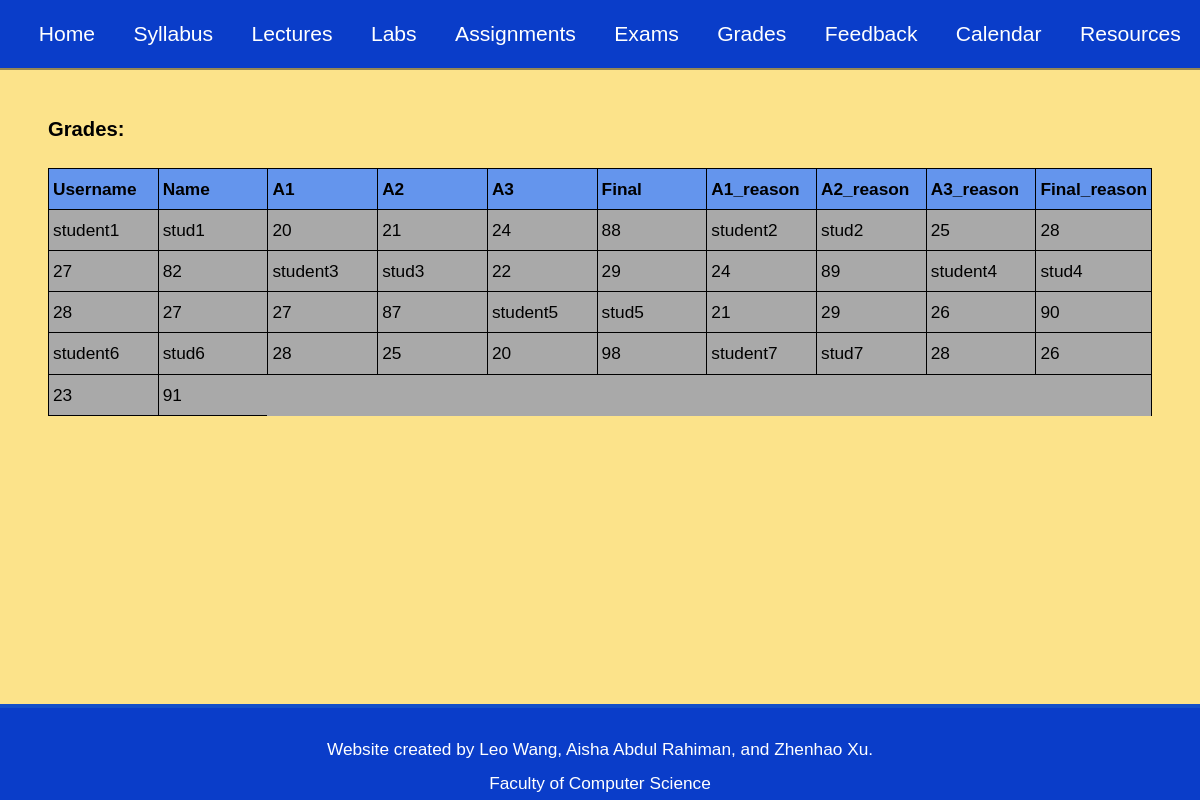
The app's page /grades (signed in) with its own data.
### tables this page shows
CREATE TABLE Marks(
    username        TEXT PRIMARY KEY,
    name            TEXT,
    A1 mark         INTEGER,
	A2 mark         INTEGER,
	A3 mark         INTEGER,
	final exam mark INTEGER
);

### app.py (the view)
@app.route("/grades", methods=['POST', 'GET'])
def grades():
    check_login()
    if session['usertype'] == 'student':
        headings = ("A1", "A2", "A3", "final")
        data = records("SELECT A1, A2, A3, final FROM Marks WHERE username = ?", session['username'])
        if request.method == 'POST':
            A1_reason = request.form['A1_reason']
            A2_reason = request.form['A2_reason']
            A3_reason = request.form['A3_reason']
            final_reason = request.form['final_reason']
            execute("INSERT INTO Marks VALUES (?, ?, ?, ?, ?)", session['username'], A1_reason, A2_reason, A3_reason, final_reason)
            commit()
        return render_template('grades.html', headings=headings, data=data)
    elif session['usertype'] == 'instructor':
        headings = ("Username", "Name", "A1", "A2", "A3", "Final", "A1_reason", "A2_reason", "A3_reason", "Final_reason")
        data = records("SELECT * FROM Marks")
        return render_template('grades.html', headings=headings, data=data)
    else:
        raise ValueError('Invalid usertype: ' + session['usertype'])

### auth.py (called while the page is built)
def check_login():
    if 'username' not in session:
        abort(403)

### db.py (called while the page is built)
def records(commands, *values):
    cur.execute(commands, tuple(values))
    return cur.fetchall()

### templates/grades.html (shortened to what this page needs)
{% extends 'navbase.html' %}
{% block content %}
<h3>Grades:</h3>
<br>
    {% if session['usertype'] == 'student' %}
        <div class="table-4-col">
    {% elif session['usertype'] == 'instructor' %}
        <div class="table-10-col">
    {% endif %}
        {% for header in headings %}
            <span class="table-header">{{ header }}</span>
        {% endfor %}
        {% for row in data %}
            {% for entry in row %}
                {% if entry != None %}
                    <span>{{ entry }}</span>
                {% else %}
                    <span></span>
                {% endif %}
            {% endfor %}
        {% endfor %}
    </div>
{% endblock %}

### static/style.css (style rules this page uses)
* { margin: 0; padding: 0; }
*, *::before, *::after { box-sizing: inherit; }
html { box-sizing: border-box; font-size: 62.5%; scroll-behavior: smooth; min-height: 100%; }
@media only screen and (max-width: 75em) { html { font-size: 60%; } }
body { font-family: "Arial Black", sans-serif; font-size: 1.8rem; font-weight: 400; line-height: 1.4; color: rgb(0, 0, 0); }
.main > * { margin: 0 5rem 0 5rem; }
.table-10-col { display: grid; grid-template-columns: repeat(10, 1fr); border-top: 1px solid black; border-right: 1px solid black; background: darkgray; }
.table-10-col > span { padding: 8px 4px; border-left: 1px solid black; border-bottom: 1px solid black; }
.table-header { background-color: cornflowerblue; font-weight: bold; }

### records on screen
Marks: username "student1", name "stud1", row "20" "21" "24" "88"
Marks: username "student2", name "stud2", row "25" "28" "27" "82"
Marks: username "student3", name "stud3", row "22" "29" "24" "89"
Marks: username "student4", name "stud4", row "28" "27" "27" "87"
Marks: username "student5", name "stud5", row "21" "29" "26" "90"
Marks: username "student6", name "stud6", row "28" "25" "20" "98"
Marks: username "student7", name "stud7", row "28" "26" "23" "91"

### other values on screen
{{ header }} "Username" "Name" "A1" "A2" "A3" "Final" "A1_reason" "A2_reason" "A3_reason" "Final_reason"
